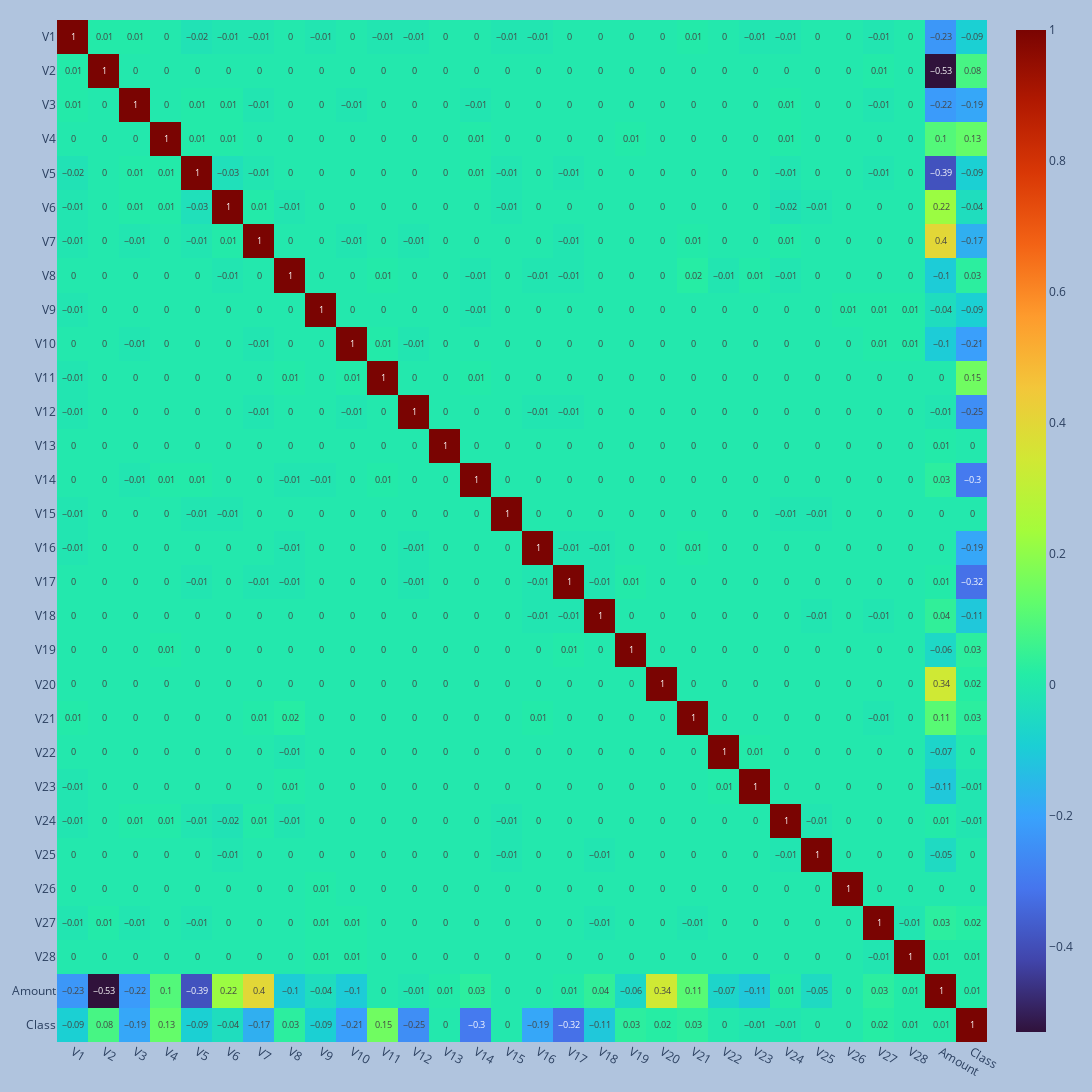

The code cell stored with this chart in its notebook:
### Code cell
# Plotting the Correlation Matrix
z = data.corr().round(2)
fig = px.imshow(z , text_auto= True , aspect= "auto" , width= 1100 , height= 1200 , color_continuous_scale= "turbo")
fig.update_layout(margin=dict(l=20, r=20, t=20, b=20),paper_bgcolor="LightSteelBlue")
fig.show()

### Figure 1 — Plotly figure (JSON) as saved in the notebook; plotly's stock layout.template omitted (floating-point values rounded to 4 significant figures; data arrays with more than 128 entries replaced by an {"elided": "..."} marker saying what was removed)
{"data": [{"coloraxis": "coloraxis", "hovertemplate": "x: %{x}<br>y: %{y}<br>color: %{z}<extra></extra>", "name": "0", "texttemplate": "%{z}", "type": "heatmap", "x": ["V1", "V2", "V3", "V4", "V5", "V6", "V7", "V8", "V9", "V10", "V11", "V12", "V13", "V14", "V15", "V16", "V17", "V18", "V19", "V20", "V21", "V22", "V23", "V24", "V25", "V26", "V27", "V28", "Amount", "Class"], "xaxis": "x", "y": ["V1", "V2", "V3", "V4", "V5", "V6", "V7", "V8", "V9", "V10", "V11", "V12", "V13", "V14", "V15", "V16", "V17", "V18", "V19", "V20", "V21", "V22", "V23", "V24", "V25", "V26", "V27", "V28", "Amount", "Class"], "yaxis": "y", "z": {"elided": "30x30 float values"}}], "layout": {"coloraxis": {"colorscale": [[0, "#30123b"], [0.07143, "#4145ab"], [0.1429, "#4675ed"], [0.2143, "#39a2fc"], [0.2857, "#1bcfd4"], [0.3571, "#24eca6"], [0.4286, "#61fc6c"], [0.5, "#a4fc3b"], [0.5714, "#d1e834"], [0.6429, "#f3c63a"], [0.7143, "#fe9b2d"], [0.7857, "#f36315"], [0.8571, "#d93806"], [0.9286, "#b11901"], [1, "#7a0402"]]}, "height": 1200, "margin": {"b": 20, "l": 20, "r": 20, "t": 20}, "paper_bgcolor": "LightSteelBlue", "width": 1100, "xaxis": {"anchor": "y", "domain": [0, 1]}, "yaxis": {"anchor": "x", "autorange": "reversed", "domain": [0, 1]}}}
